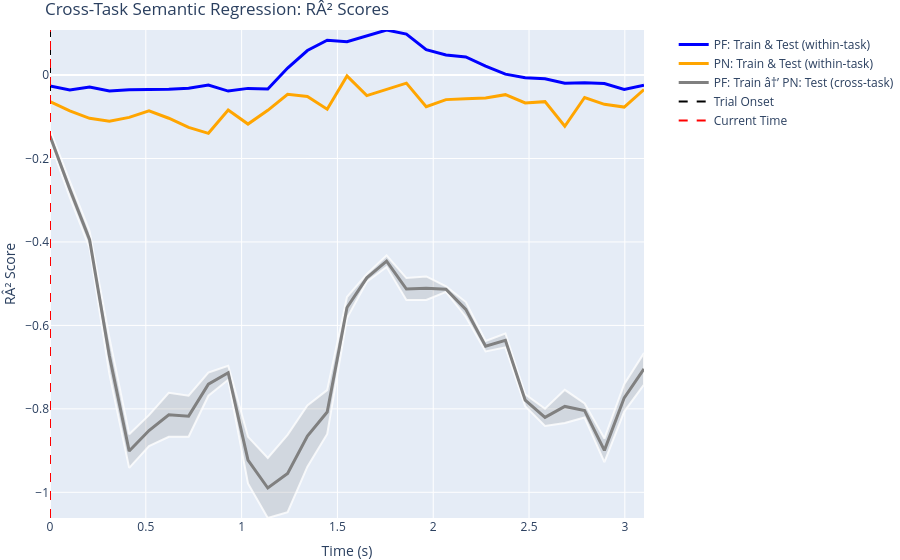

This figure's notebook cell:
### Markdown cell above
## Visualization: RÂ² Scores Over Time

Compare RÂ² scores for all cross-task combinations using plot_accuracy_plotly.

### Code cell
# Prepare data for plot_accuracy_plotly
print("Creating RÂ² score visualization...")

# Determine common time bins
min_n_bins = min([result['n_bins'] for result in cross_task_results.values()])
print(f"Using {min_n_bins} time bins for visualization")

# Organize data by train task
# Within-task results (main data)
pf_within_r2 = cross_task_results['PFâ†’PF (within)']['r2_scores'][:min_n_bins]
pf_within_r2_std = cross_task_results['PFâ†’PF (within)']['r2_std'][:min_n_bins]

pn_within_r2 = cross_task_results['PNâ†’PN (within)']['r2_scores'][:min_n_bins]
pn_within_r2_std = cross_task_results['PNâ†’PN (within)']['r2_std'][:min_n_bins]

# Cross-task results (extra data)
pf_cross_task_data = []
pf_cross_task_labels = []
for key in ['PFâ†’Picture Naming', 'PFâ†’Auditory Naming', 'PFâ†’Auditory Repetition']:
    if key in cross_task_results:
        pf_cross_task_data.append(cross_task_results[key]['r2_scores'][:min_n_bins])
        pf_cross_task_labels.append(key)

pn_cross_task_data = []
pn_cross_task_labels = []
for key in ['PNâ†’Picture Flashing', 'PNâ†’Auditory Naming', 'PNâ†’Auditory Repetition']:
    if key in cross_task_results:
        pn_cross_task_data.append(cross_task_results[key]['r2_scores'][:min_n_bins])
        pn_cross_task_labels.append(key)

# Timing parameters
back = 0.0
forward = min_n_bins * bin_size / 1000

# Plot PF-trained regressors
print("\nPlotting PF-trained regressors...")
fig_pf_r2, ax_pf_r2 = plot_accuracy_plotly(
    pf_within_r2,
    *pf_cross_task_data,
    data_std=[pf_within_r2_std] + [None] * len(pf_cross_task_data),
    back=back,
    forward=forward,
    lines=[0],
    line_labels=['Trial Onset'],
    tick_interval=0.5,
    title="PF Peak Regressor: RÂ² Scores on All Tasks",
    ylabel="RÂ² Score",
    data_labels=['PFâ†’PF (within-task)'] + pf_cross_task_labels
)
fig_pf_r2.show()

# Plot PN-trained regressors
print("Plotting PN-trained regressors...")
fig_pn_r2, ax_pn_r2 = plot_accuracy_plotly(
    pn_within_r2,
    *pn_cross_task_data,
    data_std=[pn_within_r2_std] + [None] * len(pn_cross_task_data),
    back=back,
    forward=forward,
    lines=[0],
    line_labels=['Trial Onset'],
    tick_interval=0.5,
    title="PN Peak Regressor: RÂ² Scores on All Tasks",
    ylabel="RÂ² Score",
    data_labels=['PNâ†’PN (within-task)'] + pn_cross_task_labels
)
fig_pn_r2.show()

# Print peak RÂ² scores
print("\n" + "="*80)
print("Peak RÂ² Scores:")
print("="*80)
for combo_name in sorted(cross_task_results.keys()):
    result = cross_task_results[combo_name]
    peak_r2 = result['r2_scores'].max()
    peak_idx = result['r2_scores'].argmax()
    peak_time = peak_idx * bin_size / 1000
    marker = " â˜…" if 'peak_bin' in result else ""
    print(f"{combo_name:35s}: RÂ² = {peak_r2:.3f} at t = {peak_time:.2f}s{marker}")
print("="*80)
print("â˜… = Regressor trained at this time bin")
        bgcolor="rgba(255,255,255,0.8)",
        font=dict(size=10)
    ),
    template="plotly_white"
)

fig_r2.show()

# Print peak RÂ² scores
print("\n" + "="*80)
print("Peak RÂ² Scores:")
print("="*80)
for combo_name, result in sorted(cross_task_results.items()):
    peak_r2 = result['r2_scores'].max()
    peak_idx = result['r2_scores'].argmax()
    peak_time = time_axis[peak_idx] if peak_idx < len(time_axis) else peak_idx * bin_size / 1000
    marker = " â˜…" if 'peak_bin' in result else ""
    print(f"{combo_name:35s}: RÂ² = {peak_r2:.3f} at t = {peak_time:.2f}s{marker}")
print("="*80)
print("â˜… = Regressor trained at this time bin")

### Figure 1 — Plotly figure (JSON) as saved in the notebook; plotly's stock layout.template omitted (floating-point values rounded to 4 significant figures)
{"data": [{"fill": "toself", "fillcolor": "rgba(0, 0, 255, 0.2)", "hoverinfo": "skip", "line": {"color": "rgba(255,255,255,0.8)"}, "showlegend": false, "type": "scatter", "x": [0.0, 0.1033, 0.2067, 0.31, 0.4133, 0.5167, 0.62, 0.7233, 0.8267, 0.93, 1.033, 1.137, 1.24, 1.343, 1.447, 1.55, 1.653, 1.757, 1.86, 1.963, 2.067, 2.17, 2.273, 2.377, 2.48, 2.583, 2.687, 2.79, 2.893, 2.997, 3.1, 3.1, 2.997, 2.893, 2.79, 2.687, 2.583, 2.48, 2.377, 2.273, 2.17, 2.067, 1.963, 1.86, 1.757, 1.653, 1.55, 1.447, 1.343, 1.24, 1.137, 1.033, 0.93, 0.8267, 0.7233, 0.62, 0.5167, 0.4133, 0.31, 0.2067, 0.1033, 0.0], "y": [-0.02642, -0.036, -0.02856, -0.0383, -0.03498, -0.03444, -0.03392, -0.03135, -0.02412, -0.03836, -0.03191, -0.03326, 0.01682, 0.05882, 0.08344, 0.07978, 0.09421, 0.108, 0.0982, 0.06075, 0.0481, 0.04344, 0.02146, 0.002318, -0.006475, -0.009056, -0.01968, -0.01869, -0.02033, -0.03461, -0.02414, -0.02414, -0.03461, -0.02033, -0.01869, -0.01968, -0.009056, -0.006475, 0.002318, 0.02146, 0.04344, 0.0481, 0.06075, 0.0982, 0.108, 0.09421, 0.07978, 0.08344, 0.05882, 0.01682, -0.03326, -0.03191, -0.03836, -0.02412, -0.03135, -0.03392, -0.03444, -0.03498, -0.0383, -0.02856, -0.036, -0.02642]}, {"line": {"color": "blue", "width": 3}, "mode": "lines", "name": "PF: Train & Test (within-task)", "type": "scatter", "x": [0.0, 0.1033, 0.2067, 0.31, 0.4133, 0.5167, 0.62, 0.7233, 0.8267, 0.93, 1.033, 1.137, 1.24, 1.343, 1.447, 1.55, 1.653, 1.757, 1.86, 1.963, 2.067, 2.17, 2.273, 2.377, 2.48, 2.583, 2.687, 2.79, 2.893, 2.997, 3.1], "y": [-0.02642, -0.036, -0.02856, -0.0383, -0.03498, -0.03444, -0.03392, -0.03135, -0.02412, -0.03836, -0.03191, -0.03326, 0.01682, 0.05882, 0.08344, 0.07978, 0.09421, 0.108, 0.0982, 0.06075, 0.0481, 0.04344, 0.02146, 0.002318, -0.006475, -0.009056, -0.01968, -0.01869, -0.02033, -0.03461, -0.02414]}, {"fill": "toself", "fillcolor": "rgba(255, 165, 0, 0.2)", "hoverinfo": "skip", "line": {"color": "rgba(255,255,255,0.8)"}, "showlegend": false, "type": "scatter", "x": [0.0, 0.1033, 0.2067, 0.31, 0.4133, 0.5167, 0.62, 0.7233, 0.8267, 0.93, 1.033, 1.137, 1.24, 1.343, 1.447, 1.55, 1.653, 1.757, 1.86, 1.963, 2.067, 2.17, 2.273, 2.377, 2.48, 2.583, 2.687, 2.79, 2.893, 2.997, 3.1, 3.1, 2.997, 2.893, 2.79, 2.687, 2.583, 2.48, 2.377, 2.273, 2.17, 2.067, 1.963, 1.86, 1.757, 1.653, 1.55, 1.447, 1.343, 1.24, 1.137, 1.033, 0.93, 0.8267, 0.7233, 0.62, 0.5167, 0.4133, 0.31, 0.2067, 0.1033, 0.0], "y": [-0.0635, -0.08596, -0.1036, -0.1108, -0.1014, -0.08553, -0.1035, -0.1255, -0.1397, -0.08389, -0.1175, -0.08452, -0.0459, -0.05155, -0.08174, -0.001935, -0.04936, -0.03395, -0.01938, -0.07572, -0.05884, -0.05656, -0.05478, -0.04694, -0.06684, -0.06374, -0.1227, -0.05373, -0.07018, -0.07678, -0.03462, -0.03462, -0.07678, -0.07018, -0.05373, -0.1227, -0.06374, -0.06684, -0.04694, -0.05478, -0.05656, -0.05884, -0.07572, -0.01938, -0.03395, -0.04936, -0.001935, -0.08174, -0.05155, -0.0459, -0.08452, -0.1175, -0.08389, -0.1397, -0.1255, -0.1035, -0.08553, -0.1014, -0.1108, -0.1036, -0.08596, -0.0635]}, {"line": {"color": "orange", "width": 3}, "mode": "lines", "name": "PN: Train & Test (within-task)", "type": "scatter", "x": [0.0, 0.1033, 0.2067, 0.31, 0.4133, 0.5167, 0.62, 0.7233, 0.8267, 0.93, 1.033, 1.137, 1.24, 1.343, 1.447, 1.55, 1.653, 1.757, 1.86, 1.963, 2.067, 2.17, 2.273, 2.377, 2.48, 2.583, 2.687, 2.79, 2.893, 2.997, 3.1], "y": [-0.0635, -0.08596, -0.1036, -0.1108, -0.1014, -0.08553, -0.1035, -0.1255, -0.1397, -0.08389, -0.1175, -0.08452, -0.0459, -0.05155, -0.08174, -0.001935, -0.04936, -0.03395, -0.01938, -0.07572, -0.05884, -0.05656, -0.05478, -0.04694, -0.06684, -0.06374, -0.1227, -0.05373, -0.07018, -0.07678, -0.03462]}, {"fill": "toself", "fillcolor": "rgba(128, 128, 128, 0.2)", "hoverinfo": "skip", "line": {"color": "rgba(255,255,255,0.8)"}, "showlegend": false, "type": "scatter", "x": [0.0, 0.1033, 0.2067, 0.31, 0.4133, 0.5167, 0.62, 0.7233, 0.8267, 0.93, 1.033, 1.137, 1.24, 1.343, 1.447, 1.55, 1.653, 1.757, 1.86, 1.963, 2.067, 2.17, 2.273, 2.377, 2.48, 2.583, 2.687, 2.79, 2.893, 2.997, 3.1, 3.1, 2.997, 2.893, 2.79, 2.687, 2.583, 2.48, 2.377, 2.273, 2.17, 2.067, 1.963, 1.86, 1.757, 1.653, 1.55, 1.447, 1.343, 1.24, 1.137, 1.033, 0.93, 0.8267, 0.7233, 0.62, 0.5167, 0.4133, 0.31, 0.2067, 0.1033, 0.0], "y": [-0.1602, -0.2926, -0.4144, -0.7158, -0.9414, -0.889, -0.867, -0.8667, -0.7686, -0.7303, -0.9789, -1.062, -1.048, -0.9385, -0.86, -0.5824, -0.4952, -0.4596, -0.5393, -0.5388, -0.5198, -0.5791, -0.6623, -0.6525, -0.7934, -0.841, -0.8338, -0.8208, -0.9277, -0.8065, -0.742, -0.6664, -0.7407, -0.8712, -0.7872, -0.7545, -0.7997, -0.7653, -0.6193, -0.6374, -0.5441, -0.5067, -0.4826, -0.4865, -0.4325, -0.477, -0.5319, -0.7551, -0.792, -0.8622, -0.9178, -0.867, -0.6966, -0.7129, -0.7683, -0.7613, -0.8151, -0.8609, -0.6301, -0.3745, -0.255, -0.1314]}, {"line": {"color": "grey", "width": 3}, "mode": "lines", "name": "PF: Train â†’ PN: Test (cross-task)", "type": "scatter", "x": [0.0, 0.1033, 0.2067, 0.31, 0.4133, 0.5167, 0.62, 0.7233, 0.8267, 0.93, 1.033, 1.137, 1.24, 1.343, 1.447, 1.55, 1.653, 1.757, 1.86, 1.963, 2.067, 2.17, 2.273, 2.377, 2.48, 2.583, 2.687, 2.79, 2.893, 2.997, 3.1], "y": [-0.1458, -0.2738, -0.3944, -0.673, -0.9011, -0.852, -0.8141, -0.8175, -0.7407, -0.7134, -0.923, -0.9897, -0.9549, -0.8653, -0.8076, -0.5571, -0.4861, -0.4461, -0.5129, -0.5107, -0.5132, -0.5616, -0.6498, -0.6359, -0.7794, -0.8203, -0.7942, -0.804, -0.8995, -0.7736, -0.7042]}, {"line": {"color": "black", "dash": "dash"}, "mode": "lines", "name": "Trial Onset", "type": "scatter", "x": [0, 0], "y": [-0.03836, 0.108]}, {"line": {"color": "red", "dash": "dash"}, "mode": "lines", "name": "Current Time", "type": "scatter", "x": [0, 0], "y": [-1.062, 0.108]}], "layout": {"legend": {"font": {"size": 12}, "x": 1.05, "y": 1}, "margin": {"b": 30, "l": 0, "r": 0, "t": 30}, "showlegend": true, "title": {"text": "Cross-Task Semantic Regression: RÂ² Scores"}, "xaxis": {"tickvals": [-0.0, 0.5, 1.0, 1.5, 2.0, 2.5, 3.0, 3.5], "title": {"text": "Time (s)"}}, "yaxis": {"range": [-1.062, 0.108], "title": {"text": "RÂ² Score"}}}}
